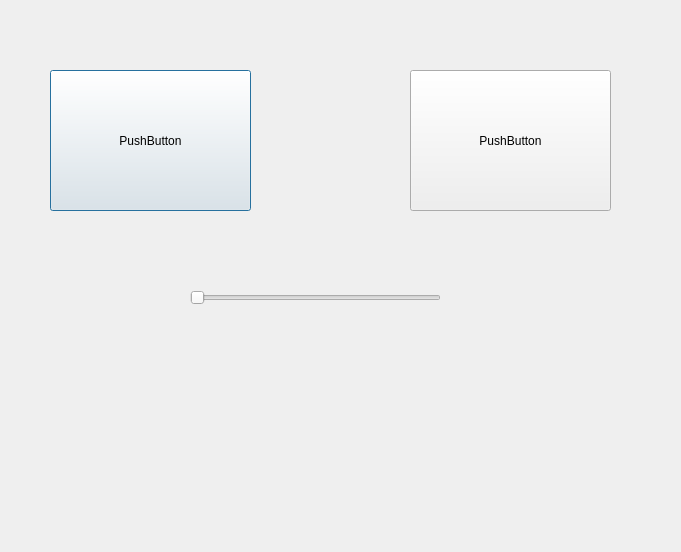
<?xml version="1.0" encoding="UTF-8"?>
<ui version="4.0">
 <class>Mixer</class>
 <widget class="QDialog" name="Mixer">
  <property name="geometry">
   <rect>
    <x>0</x>
    <y>0</y>
    <width>681</width>
    <height>552</height>
   </rect>
  </property>
  <property name="windowTitle">
   <string>Dialog</string>
  </property>
  <widget class="QWidget" name="pigmentWidget" native="true">
   <property name="geometry">
    <rect>
     <x>190</x>
     <y>340</y>
     <width>251</width>
     <height>191</height>
    </rect>
   </property>
  </widget>
  <widget class="QSlider" name="concentrationSlider">
   <property name="geometry">
    <rect>
     <x>190</x>
     <y>290</y>
     <width>251</width>
     <height>16</height>
    </rect>
   </property>
   <property name="orientation">
    <enum>Qt::Horizontal</enum>
   </property>
  </widget>
  <widget class="QPushButton" name="pigmentButton1">
   <property name="geometry">
    <rect>
     <x>50</x>
     <y>70</y>
     <width>201</width>
     <height>141</height>
    </rect>
   </property>
   <property name="text">
    <string>PushButton</string>
   </property>
  </widget>
  <widget class="QPushButton" name="pigmentButton2">
   <property name="geometry">
    <rect>
     <x>410</x>
     <y>70</y>
     <width>201</width>
     <height>141</height>
    </rect>
   </property>
   <property name="text">
    <string>PushButton</string>
   </property>
  </widget>
 </widget>
 <resources/>
 <connections>
  <connection>
   <sender>concentrationSlider</sender>
   <signal>valueChanged(int)</signal>
   <receiver>pigmentWidget</receiver>
   <slot>repaint()</slot>
   <hints>
    <hint type="sourcelabel">
     <x>313</x>
     <y>297</y>
    </hint>
    <hint type="destinationlabel">
     <x>224</x>
     <y>370</y>
    </hint>
   </hints>
  </connection>
  <connection>
   <sender>pigmentButton1</sender>
   <signal>clicked()</signal>
   <receiver>pigmentButton1</receiver>
   <slot>repaint()</slot>
   <hints>
    <hint type="sourcelabel">
     <x>197</x>
     <y>123</y>
    </hint>
    <hint type="destinationlabel">
     <x>126</x>
     <y>94</y>
    </hint>
   </hints>
  </connection>
  <connection>
   <sender>pigmentButton2</sender>
   <signal>clicked()</signal>
   <receiver>pigmentButton2</receiver>
   <slot>repaint()</slot>
   <hints>
    <hint type="sourcelabel">
     <x>552</x>
     <y>126</y>
    </hint>
    <hint type="destinationlabel">
     <x>488</x>
     <y>116</y>
    </hint>
   </hints>
  </connection>
  <connection>
   <sender>pigmentButton1</sender>
   <signal>clicked()</signal>
   <receiver>pigmentWidget</receiver>
   <slot>repaint()</slot>
   <hints>
    <hint type="sourcelabel">
     <x>114</x>
     <y>179</y>
    </hint>
    <hint type="destinationlabel">
     <x>270</x>
     <y>474</y>
    </hint>
   </hints>
  </connection>
  <connection>
   <sender>pigmentButton2</sender>
   <signal>clicked()</signal>
   <receiver>pigmentWidget</receiver>
   <slot>repaint()</slot>
   <hints>
    <hint type="sourcelabel">
     <x>439</x>
     <y>146</y>
    </hint>
    <hint type="destinationlabel">
     <x>388</x>
     <y>397</y>
    </hint>
   </hints>
  </connection>
  <connection>
   <sender>pigmentButton1</sender>
   <signal>clicked()</signal>
   <receiver>concentrationSlider</receiver>
   <slot>repaint()</slot>
   <hints>
    <hint type="sourcelabel">
     <x>235</x>
     <y>127</y>
    </hint>
    <hint type="destinationlabel">
     <x>319</x>
     <y>300</y>
    </hint>
   </hints>
  </connection>
  <connection>
   <sender>pigmentButton2</sender>
   <signal>clicked()</signal>
   <receiver>concentrationSlider</receiver>
   <slot>repaint()</slot>
   <hints>
    <hint type="sourcelabel">
     <x>421</x>
     <y>102</y>
    </hint>
    <hint type="destinationlabel">
     <x>397</x>
     <y>292</y>
    </hint>
   </hints>
  </connection>
  <connection>
   <sender>concentrationSlider</sender>
   <signal>actionTriggered(int)</signal>
   <receiver>pigmentWidget</receiver>
   <slot>repaint()</slot>
   <hints>
    <hint type="sourcelabel">
     <x>342</x>
     <y>296</y>
    </hint>
    <hint type="destinationlabel">
     <x>342</x>
     <y>418</y>
    </hint>
   </hints>
  </connection>
 </connections>
</ui>
